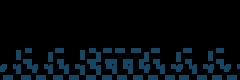

This is a level from a 2D game, rendered from its Tiled map with the project's own tilesets. A one-line summary and the complete map file follow:
An orthogonal 15x5 tile map with 16x16 px tiles, 1 tile layer (Tile Layer 1).

<map version="1.0" orientation="orthogonal" renderorder="right-down" width="15" height="5" tilewidth="16" tileheight="16" nextobjectid="1">
 <tileset firstgid="1" name="tileset" tilewidth="16" tileheight="16">
  <image source="../images/tileset.png" width="128" height="112" />
 </tileset>
 <layer name="Tile Layer 1" width="15" height="5">
  <data encoding="csv">
0,0,0,0,0,0,0,0,0,0,0,0,0,0,0,
0,0,0,0,0,0,0,0,0,0,0,0,0,0,0,
0,0,0,0,0,0,0,0,0,0,0,0,0,0,0,
0,38,0,36,0,38,36,1,1,36,0,36,0,37,0,
42,40,41,40,40,39,39,40,40,41,40,42,40,41,42
</data>
 </layer>
</map>